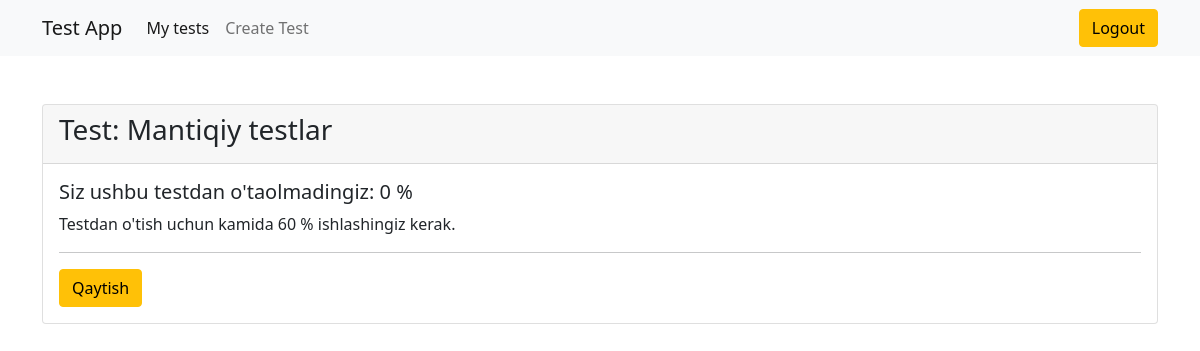
/checktest/1/ (signed in), run on the app's committed database.
### main/models.py (models this page shows, shortened)
class CheckTest(models.Model):
    test = models.ForeignKey(Test, on_delete=models.CASCADE)
    student = models.ForeignKey(User, on_delete=models.CASCADE)
    date = models.DateTimeField(auto_now_add=True)
    true_answers = models.PositiveIntegerField(default=0)
    percentage = models.PositiveIntegerField(default=0)
    is_passed = models.BooleanField(default=False)

class Test(models.Model):
    author = models.ForeignKey(User, on_delete=models.CASCADE, verbose_name="avtor")
    category = models.ForeignKey(Category, on_delete=models.CASCADE, verbose_name="kategoriya")
    title = models.CharField(max_length=250, verbose_name="sarlavha")
    max_attemps = models.PositiveIntegerField(verbose_name="maksimum harakatlar soni")
    pass_percentage = models.PositiveIntegerField(default=60)
    start_date = models.DateTimeField(default=timezone.now, verbose_name="boshlanish sanasi")
    end_date = models.DateTimeField(default=(timezone.now()+timezone.timedelta(days=2)), verbose_name="tugatish sanasi")
    class Meta:
        verbose_name = "Test"
        verbose_name_plural = "Testlar"

### main/views.py (the view)
# urls.py: path("checktest/<int:checktest_id>/", check_test, name="check_test"),
@login_required(login_url="login")
def check_test(request, checktest_id):
    checktest = CheckTest.objects.get(id=checktest_id)
    checkquestions = ChekQuestion.objects.filter(checktest=checktest)
    if request.user == checktest.student:
        return render(request, "checktest.html", {"checktest":checktest, "checkquestions":checkquestions})
    else:
        raise Http404("Siz ushbu testni yechmagansiz")

### templates/checktest.html (shortened to what this page needs)
{% extends "base.html" %}
{% block content %}
    <div class="card mt-5">
        <div class="card-header">
            <h3> Test: {{checktest.test.title}} </h3>
        </div>
        <div class="card-body">
            {% if checktest.is_passed %}
                <h5> Siz ushbu testni muvaffaqiyatli yechdingiz! </h5>
                <p> Siz testni {{checktest.percentage}} % ishladingiz </p>
            {% else %}
                <h5> Siz ushbu testdan o'taolmadingiz: {{checktest.percentage}} %</h5>
                <p> Testdan o'tish uchun kamida {{checktest.test.pass_percentage}} % ishlashingiz kerak.</p>
            {% endif %}
            <hr>
            <a href="/" class="btn btn-warning">Qaytish</a>
        </div>
    </div>
    <br>
    <br>
{% endblock content %}

### data on the page
CheckTest: test "Mantiqiy testlar", percentage "0", test.pass_percentage "60"
